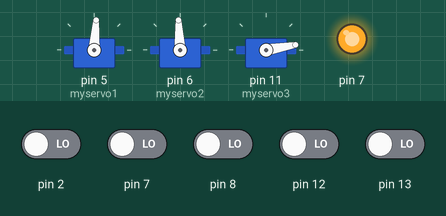
This sketch was run on a simulated Arduino Uno, built with avr-gcc and run on an emulated ATmega328P. Parts: 3 × servo, output pins drawn as LEDs (lit = HIGH). The test bench sets the inputs (shaded band); at power-on: pin 2, pin 7, pin 8, pin 12, pin 13 LOW. What the sketch prints to the serial monitor is not drawn.

Above: at 1.2 s.
1.3 s: pin 13 driven HIGH
At 1.51 s:
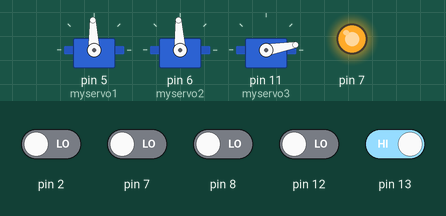
4.3 s: pin 7 driven HIGH
At 5.4 s:
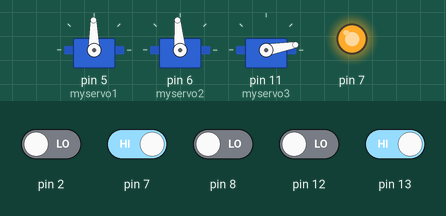
6.0 s: pin 13 driven LOW
9.0 s: pin 2 driven HIGH and pin 7 driven LOW and pin 8 driven HIGH and pin 12 driven HIGH and pin 13 driven HIGH
At 9.37 s:
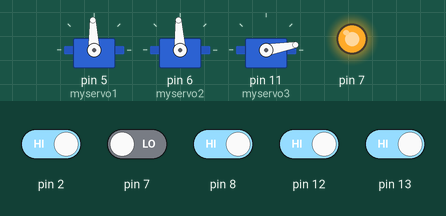
12.0 s: pin 7 driven HIGH and pin 13 driven LOW
At 12.36 s:
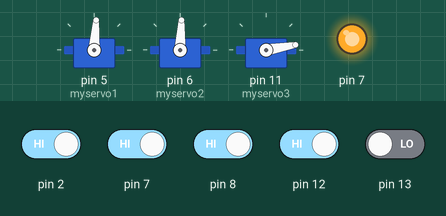
Timing chart, 0 to 15.0 s (numbered marks = the images above; inputs shaded):
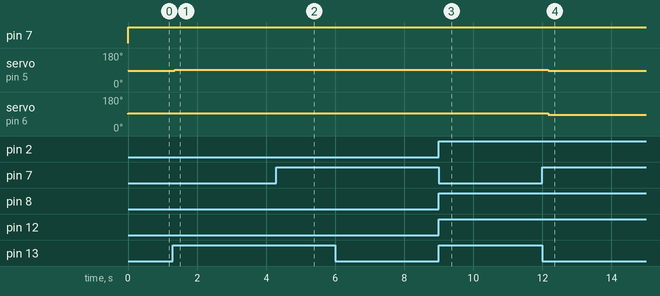

Measured:
- after the input at 1.3 s, servo on pin 5 (myservo1): 86° → 92° after 0.05 s
- after the input at 4.3 s, servo on pin 5 (myservo1): 92° → 91° after 0.07 s; servo on pin 6 (myservo2): 93° → 95° after 0.07 s
- after the input at 9.0 s, servo on pin 5 (myservo1): 91° → 92° after 0.18 s; servo on pin 6 (myservo2): 95° → 93° after 0.18 s
- after the input at 12.0 s, servo on pin 5 (myservo1): 92° → 86° after 0.17 s; servo on pin 6 (myservo2): 93° → 87° after 0.17 s

The sketch:

Mordax.ino
```cpp
//MurinX

///OPs:
// drive: D5,D6
// cage: D11

///IPs:
//D7 - Right side ground
//D12 - Side distance
//D13- Left side ground
//D8- Front Distances
//D2 - Object Sensor
//

//myservo1.write(DS1+10); //left back
//myservo2.write(DS2-10); //right back

#include <Servo.h>

Servo myservo1;
Servo myservo2;
Servo myservo3;

int DS1 = 89;
int DS2 = 90;

int state = 0;
int sp;
int Gs;

int RG;
int LG;
int LD;
int FD;
int OD;

int i_state;
int End;
int tick;

unsigned long sV;
unsigned long time;

int read_QTR(int pin){
  pinMode(pin,OUTPUT);
  digitalWrite(pin,HIGH);
  delay(1);
  pinMode(pin,INPUT);
  sV = micros();
  time = millis();
  while((digitalRead(pin))&&(millis()-time<10)){}
  sV = micros() - sV;
  //Serial.println(sV/100);
  delay(1);
  if (sV >= 0){
    return (int)(sV/100);}
  else{
    return 1000;}
  }

void turn_about(){
  i_state = 0;
  End = 1;
  tick = 0;
  while (End){
    RG = read_QTR(7);
    LG = read_QTR(13);

    if (i_state == 0){
      if (tick == 0){
        myservo1.write(DS1-10);
        myservo2.write(DS2-10);}
      if (RG > 20){
        i_state = 1;
        tick = 0;}}

    if (i_state == 1){
      if (tick == 0){
        myservo1.write(DS1-10);
        myservo2.write(DS2-10);}
      if (LG > 20){
        i_state = 2;
        tick = 0;
        myservo1.write(DS1);
        myservo2.write(DS2);}}

    if (i_state == 2){
      if (tick == 0){
        myservo1.write(DS1-10);
        myservo2.write(DS2-10);}
      if ((RG < 8)&&(LG < 8)){
        i_state = 3;
        tick = 0;
        End = 0;
        myservo1.write(DS1);
        myservo2.write(DS2);}}
  }
}

void corner_turn(){
  i_state = 0;
  End = 1;
  tick = 0;
  while (End){
    RG = read_QTR(7);
    LG = read_QTR(13);

    if (i_state == 0){
      if (tick == 0){
        myservo1.write(DS1+2);
        myservo2.write(DS2+5);
        tick++;}
      if (RG < 5){
        tick = 0;
        i_state = 1;}}

    if (i_state == 1){
      if (tick == 0){
        myservo1.write(DS1+2);
        myservo2.write(DS2+5);
        tick++;}
      if (RG < 5){
        tick = 0;
        End = 0;
        i_state = 3;}}
 }
}


void line_follow(){
  if ((RG>5)&(LG>5)){
    //myservo1.write(DS1-3);
    //myservo2.write(DS2-3);
    corner_turn();
    //turn_about();
  }
  else if (RG > 5){
    myservo1.write(DS1-3);
    myservo2.write(DS2-3);}
  else if (LG > 5){
    myservo1.write(DS1+3);
    myservo2.write(DS2+3);}
  else{
    myservo1.write(DS1-3);
    myservo2.write(DS2+3);}
}

void setup(){
  Serial.begin(9600);
  myservo1.attach(5);
  myservo2.attach(6);
  myservo3.attach(11);
  myservo1.write(DS1);
  myservo2.write(DS2);
  myservo3.write(10); //gate up
  //myservo3.write(100); //gate down
  //delay(10000);
  //turn_about(1);
}

void loop(){
  state++;
  RG = read_QTR(7);
  LG = read_QTR(13);
  LD = read_QTR(12);
  FD = read_QTR(8);
  OD = read_QTR(2);
  line_follow();
  Serial.print("tick");
  delay(100);
}


/*
  Serial.print(state);
  Serial.print(",");
  Serial.print(LG);
  Serial.print(",");
  Serial.print(RG);
  Serial.print(",");
  Serial.print(FD);
  Serial.print(",");
  Serial.print(OD);
  Serial.print(",");
  Serial.println(LD);
*/
```
